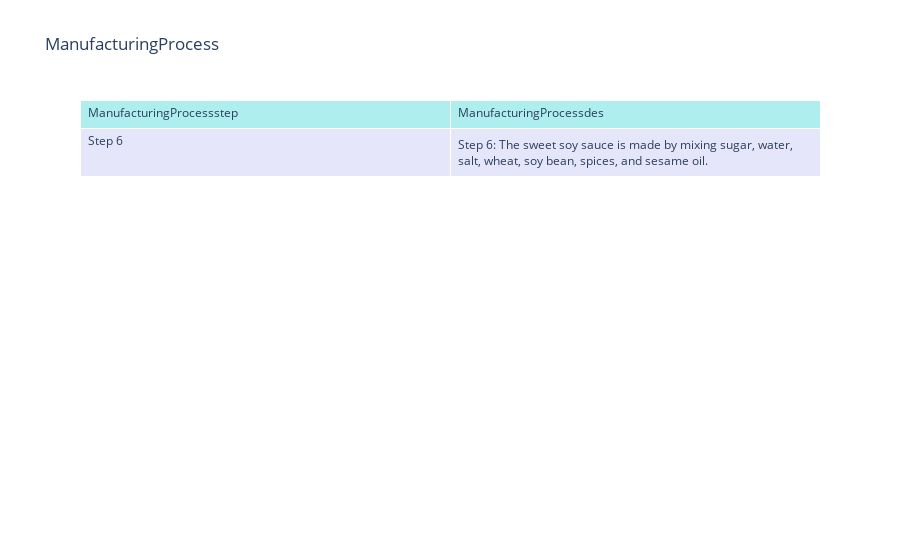

The cell this chart's notebook holds for it:
### Code cell
query = """
MATCH (ir:ManufacturingProcess)
WHERE ir.Description =~ '(?i).*sweet.*sugar.*'
RETURN ir.Step AS ManufacturingProcessstep, ir.Description AS ManufacturingProcessdes
"""

with driver.session() as session:
    result = session.run(query)
    neo4j_data = [record.data() for record in result]

# Get a list of names and substitutions
names = [record['ManufacturingProcessstep'] for record in neo4j_data]
alternatives = [record['ManufacturingProcessdes'] for record in neo4j_data]

# Create chart
fig = go.Figure(data=[go.Table(
    header=dict(values=['ManufacturingProcessstep', 'ManufacturingProcessdes'], fill_color='paleturquoise', align='left'),
    cells=dict(values=[names, alternatives], fill_color='lavender', align='left'))
])

# Updated Chart Layout
fig.update_layout(title='ManufacturingProcess')
fig.show()

### Figure 1 — Plotly figure (JSON) as saved in the notebook; plotly's stock layout.template omitted (floating-point values rounded to 4 significant figures)
{"data": [{"cells": {"align": "left", "fill": {"color": "lavender"}, "values": [["Step 6"], ["Step 6: The sweet soy sauce is made by mixing sugar, water, salt, wheat, soy bean, spices, and sesame oil."]]}, "header": {"align": "left", "fill": {"color": "paleturquoise"}, "values": ["ManufacturingProcessstep", "ManufacturingProcessdes"]}, "type": "table"}], "layout": {"title": {"text": "ManufacturingProcess"}}}
